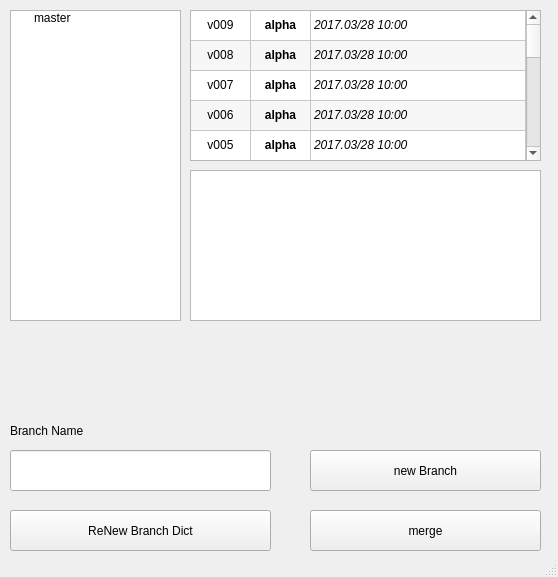
<?xml version="1.0" encoding="UTF-8"?>
<ui version="4.0">
 <class>MainWindow</class>
 <widget class="QMainWindow" name="MainWindow">
  <property name="geometry">
   <rect>
    <x>0</x>
    <y>0</y>
    <width>558</width>
    <height>577</height>
   </rect>
  </property>
  <property name="windowTitle">
   <string>MainWindow</string>
  </property>
  <widget class="QWidget" name="centralwidget">
   <widget class="QPushButton" name="pushButton_createNewBranch">
    <property name="geometry">
     <rect>
      <x>310</x>
      <y>450</y>
      <width>231</width>
      <height>41</height>
     </rect>
    </property>
    <property name="text">
     <string>new Branch</string>
    </property>
   </widget>
   <widget class="QLineEdit" name="lineEdit_branchName">
    <property name="geometry">
     <rect>
      <x>10</x>
      <y>450</y>
      <width>261</width>
      <height>41</height>
     </rect>
    </property>
    <property name="text">
     <string/>
    </property>
   </widget>
   <widget class="QLabel" name="label">
    <property name="geometry">
     <rect>
      <x>10</x>
      <y>420</y>
      <width>161</width>
      <height>21</height>
     </rect>
    </property>
    <property name="text">
     <string>Branch Name</string>
    </property>
   </widget>
   <widget class="QTreeWidget" name="treeWidget_branches">
    <property name="geometry">
     <rect>
      <x>10</x>
      <y>10</y>
      <width>171</width>
      <height>311</height>
     </rect>
    </property>
    <property name="autoExpandDelay">
     <number>1</number>
    </property>
    <attribute name="headerVisible">
     <bool>false</bool>
    </attribute>
    <attribute name="headerStretchLastSection">
     <bool>false</bool>
    </attribute>
    <column>
     <property name="text">
      <string>branch Info</string>
     </property>
    </column>
    <item>
     <property name="text">
      <string>master</string>
     </property>
    </item>
   </widget>
   <widget class="QPushButton" name="pushButton_reNewBranchDict">
    <property name="geometry">
     <rect>
      <x>10</x>
      <y>510</y>
      <width>261</width>
      <height>41</height>
     </rect>
    </property>
    <property name="text">
     <string>ReNew Branch Dict</string>
    </property>
   </widget>
   <widget class="QPushButton" name="pushButton_mergeToMaster">
    <property name="geometry">
     <rect>
      <x>310</x>
      <y>510</y>
      <width>231</width>
      <height>41</height>
     </rect>
    </property>
    <property name="text">
     <string>merge</string>
    </property>
   </widget>
   <widget class="QTableWidget" name="tableWidget_FileList">
    <property name="geometry">
     <rect>
      <x>190</x>
      <y>10</y>
      <width>351</width>
      <height>151</height>
     </rect>
    </property>
    <property name="font">
     <font>
      <pointsize>9</pointsize>
     </font>
    </property>
    <property name="sizeAdjustPolicy">
     <enum>QAbstractScrollArea::AdjustToContentsOnFirstShow</enum>
    </property>
    <property name="alternatingRowColors">
     <bool>true</bool>
    </property>
    <property name="selectionMode">
     <enum>QAbstractItemView::SingleSelection</enum>
    </property>
    <attribute name="horizontalHeaderVisible">
     <bool>false</bool>
    </attribute>
    <attribute name="horizontalHeaderCascadingSectionResizes">
     <bool>false</bool>
    </attribute>
    <attribute name="horizontalHeaderDefaultSectionSize">
     <number>60</number>
    </attribute>
    <attribute name="horizontalHeaderShowSortIndicator" stdset="0">
     <bool>true</bool>
    </attribute>
    <attribute name="horizontalHeaderStretchLastSection">
     <bool>true</bool>
    </attribute>
    <attribute name="verticalHeaderVisible">
     <bool>false</bool>
    </attribute>
    <attribute name="verticalHeaderCascadingSectionResizes">
     <bool>false</bool>
    </attribute>
    <row>
     <property name="text">
      <string>01</string>
     </property>
    </row>
    <row>
     <property name="text">
      <string>02</string>
     </property>
    </row>
    <row>
     <property name="text">
      <string>03</string>
     </property>
    </row>
    <row>
     <property name="text">
      <string>04</string>
     </property>
    </row>
    <row>
     <property name="text">
      <string>05</string>
     </property>
    </row>
    <row>
     <property name="text">
      <string>06</string>
     </property>
    </row>
    <row>
     <property name="text">
      <string>07</string>
     </property>
    </row>
    <row>
     <property name="text">
      <string>08</string>
     </property>
    </row>
    <row>
     <property name="text">
      <string>09</string>
     </property>
    </row>
    <row>
     <property name="text">
      <string>10</string>
     </property>
    </row>
    <row>
     <property name="text">
      <string>11</string>
     </property>
    </row>
    <row>
     <property name="text">
      <string>12</string>
     </property>
    </row>
    <row>
     <property name="text">
      <string>13</string>
     </property>
    </row>
    <row>
     <property name="text">
      <string>14</string>
     </property>
    </row>
    <row>
     <property name="text">
      <string>15</string>
     </property>
    </row>
    <column>
     <property name="text">
      <string>Ver.</string>
     </property>
    </column>
    <column>
     <property name="text">
      <string>UserName</string>
     </property>
     <property name="textAlignment">
      <set>AlignCenter</set>
     </property>
    </column>
    <column>
     <property name="text">
      <string>Date..................................................</string>
     </property>
    </column>
    <item row="0" column="0">
     <property name="text">
      <string>v009</string>
     </property>
     <property name="textAlignment">
      <set>AlignCenter</set>
     </property>
    </item>
    <item row="0" column="1">
     <property name="text">
      <string>alpha</string>
     </property>
     <property name="font">
      <font>
       <weight>75</weight>
       <bold>true</bold>
      </font>
     </property>
     <property name="textAlignment">
      <set>AlignCenter</set>
     </property>
    </item>
    <item row="0" column="2">
     <property name="text">
      <string>2017.03/28 10:00</string>
     </property>
     <property name="font">
      <font>
       <italic>true</italic>
       <kerning>true</kerning>
      </font>
     </property>
    </item>
    <item row="1" column="0">
     <property name="text">
      <string>v008</string>
     </property>
     <property name="textAlignment">
      <set>AlignCenter</set>
     </property>
    </item>
    <item row="1" column="1">
     <property name="text">
      <string>alpha</string>
     </property>
     <property name="font">
      <font>
       <weight>75</weight>
       <bold>true</bold>
      </font>
     </property>
     <property name="textAlignment">
      <set>AlignCenter</set>
     </property>
    </item>
    <item row="1" column="2">
     <property name="text">
      <string>2017.03/28 10:00</string>
     </property>
     <property name="font">
      <font>
       <italic>true</italic>
      </font>
     </property>
    </item>
    <item row="2" column="0">
     <property name="text">
      <string>v007</string>
     </property>
     <property name="textAlignment">
      <set>AlignCenter</set>
     </property>
    </item>
    <item row="2" column="1">
     <property name="text">
      <string>alpha</string>
     </property>
     <property name="font">
      <font>
       <weight>75</weight>
       <bold>true</bold>
      </font>
     </property>
     <property name="textAlignment">
      <set>AlignCenter</set>
     </property>
    </item>
    <item row="2" column="2">
     <property name="text">
      <string>2017.03/28 10:00</string>
     </property>
     <property name="font">
      <font>
       <italic>true</italic>
      </font>
     </property>
    </item>
    <item row="3" column="0">
     <property name="text">
      <string>v006</string>
     </property>
     <property name="textAlignment">
      <set>AlignCenter</set>
     </property>
    </item>
    <item row="3" column="1">
     <property name="text">
      <string>alpha</string>
     </property>
     <property name="font">
      <font>
       <weight>75</weight>
       <bold>true</bold>
      </font>
     </property>
     <property name="textAlignment">
      <set>AlignCenter</set>
     </property>
    </item>
    <item row="3" column="2">
     <property name="text">
      <string>2017.03/28 10:00</string>
     </property>
     <property name="font">
      <font>
       <italic>true</italic>
      </font>
     </property>
    </item>
    <item row="4" column="0">
     <property name="text">
      <string>v005</string>
     </property>
     <property name="textAlignment">
      <set>AlignCenter</set>
     </property>
    </item>
    <item row="4" column="1">
     <property name="text">
      <string>alpha</string>
     </property>
     <property name="font">
      <font>
       <weight>75</weight>
       <bold>true</bold>
      </font>
     </property>
     <property name="textAlignment">
      <set>AlignCenter</set>
     </property>
    </item>
    <item row="4" column="2">
     <property name="text">
      <string>2017.03/28 10:00</string>
     </property>
     <property name="font">
      <font>
       <italic>true</italic>
      </font>
     </property>
    </item>
    <item row="5" column="0">
     <property name="text">
      <string>v004</string>
     </property>
     <property name="textAlignment">
      <set>AlignCenter</set>
     </property>
    </item>
    <item row="5" column="1">
     <property name="text">
      <string>alpha</string>
     </property>
     <property name="font">
      <font>
       <weight>75</weight>
       <bold>true</bold>
      </font>
     </property>
     <property name="textAlignment">
      <set>AlignCenter</set>
     </property>
    </item>
    <item row="5" column="2">
     <property name="text">
      <string>2017.03/28 10:00</string>
     </property>
     <property name="font">
      <font>
       <italic>true</italic>
      </font>
     </property>
    </item>
    <item row="6" column="0">
     <property name="text">
      <string>v003</string>
     </property>
     <property name="textAlignment">
      <set>AlignCenter</set>
     </property>
    </item>
    <item row="6" column="1">
     <property name="text">
      <string>alpha</string>
     </property>
     <property name="font">
      <font>
       <weight>75</weight>
       <bold>true</bold>
      </font>
     </property>
     <property name="textAlignment">
      <set>AlignCenter</set>
     </property>
    </item>
    <item row="6" column="2">
     <property name="text">
      <string>2017.03/28 10:00</string>
     </property>
     <property name="font">
      <font>
       <italic>true</italic>
      </font>
     </property>
    </item>
    <item row="7" column="0">
     <property name="text">
      <string>v002</string>
     </property>
     <property name="textAlignment">
      <set>AlignCenter</set>
     </property>
    </item>
    <item row="7" column="1">
     <property name="text">
      <string>alpha</string>
     </property>
     <property name="font">
      <font>
       <weight>75</weight>
       <bold>true</bold>
      </font>
     </property>
     <property name="textAlignment">
      <set>AlignCenter</set>
     </property>
    </item>
    <item row="7" column="2">
     <property name="text">
      <string>2017.03/28 10:00</string>
     </property>
     <property name="font">
      <font>
       <italic>true</italic>
      </font>
     </property>
    </item>
    <item row="8" column="0">
     <property name="text">
      <string>v001</string>
     </property>
     <property name="textAlignment">
      <set>AlignCenter</set>
     </property>
    </item>
    <item row="8" column="1">
     <property name="text">
      <string>alpha</string>
     </property>
     <property name="font">
      <font>
       <weight>75</weight>
       <bold>true</bold>
      </font>
     </property>
     <property name="textAlignment">
      <set>AlignCenter</set>
     </property>
    </item>
    <item row="8" column="2">
     <property name="text">
      <string>2017.03/28 10:00</string>
     </property>
     <property name="font">
      <font>
       <italic>true</italic>
      </font>
     </property>
    </item>
    <item row="9" column="1">
     <property name="text">
      <string/>
     </property>
     <property name="textAlignment">
      <set>AlignCenter</set>
     </property>
    </item>
    <item row="9" column="2">
     <property name="text">
      <string/>
     </property>
     <property name="font">
      <font>
       <italic>true</italic>
      </font>
     </property>
    </item>
    <item row="10" column="1">
     <property name="text">
      <string/>
     </property>
     <property name="textAlignment">
      <set>AlignCenter</set>
     </property>
    </item>
   </widget>
   <widget class="QTextBrowser" name="textBrowser_BranchFileInfo">
    <property name="geometry">
     <rect>
      <x>190</x>
      <y>170</y>
      <width>351</width>
      <height>151</height>
     </rect>
    </property>
   </widget>
  </widget>
  <widget class="QStatusBar" name="statusbar"/>
 </widget>
 <resources/>
 <connections/>
</ui>
